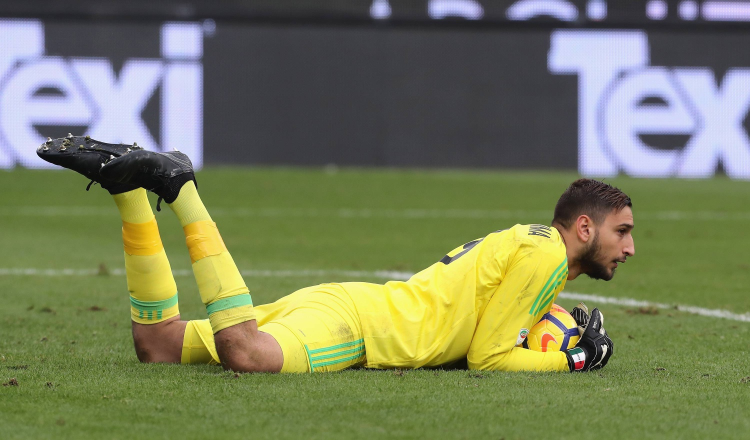
#> input picture motion-analysis/goalkeeper.jpg, 1500 x 880 px, given in place of the camera (shown at 1/2 size)
$ python Mean_Shift_object_tracking.py
#> lines starting #> are read from the running program, lines starting #| are printed output that depends on the picture
import numpy as np
import cv2

# Initialize webcam
cap = cv2.VideoCapture(0)

# take first frame of the video
ret, frame = cap.read()
#> frame is the input picture: shape (880, 1500, 3); mean B, G, R 91.4, 127.5, 121

# setup default location of window
r, h, c, w = 240, 100, 400, 160
track_window = (c, r, w, h)

# Crop region of interest for tracking
roi = frame[r:r + h, c:c + w]
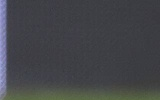
#> roi: shape (100, 160, 3); mean B, G, R 73.4, 69.6, 68


while True:

    # Read webcam frame
    ret, frame = cap.read()

    if ret == True:
        # Convert cropped window to HSV color space
        hsv_roi = cv2.cvtColor(roi, cv2.COLOR_BGR2HSV)
#> hsv_roi: shape (100, 160, 3); mean H, S, V 105.5, 27.9, 75.7

        # Create a mask between the HSV bounds
        lower_purple = np.array([90, 120, 120])
        upper_purple = np.array([120, 255, 255])
        mask = cv2.inRange(hsv_roi, lower_purple, upper_purple)
#> mask: shape (100, 160); every value is 0

        # Obtain the color histogram of the ROI
        roi_hist = cv2.calcHist([hsv_roi], [0], mask, [180], [0, 180])
#> roi_hist = 180 values from 0 to 0

        # Normalize values to lie between the range 0, 255
        cv2.normalize(roi_hist, roi_hist, 0, 255, cv2.NORM_MINMAX)

        # Setup the termination criteria
        # We stop calculating the centroid shift after ten iterations
        # or if the centroid has moved at least 1 pixel
        term_crit = (cv2.TERM_CRITERIA_EPS | cv2.TERM_CRITERIA_COUNT, 10, 1)

        # Convert to HSV
        hsv = cv2.cvtColor(frame, cv2.COLOR_BGR2HSV)
#> hsv: shape (880, 1500, 3); mean H, S, V 67.1, 91.9, 137.3

        # Calculate the histogram back projection
        # Each pixel's value is it's probability
        dst = cv2.calcBackProject([hsv], [0], roi_hist, [0, 180], 1)
#> dst: shape (880, 1500); every value is 0

        # apply meanshift to get the new location
        ret, track_window = cv2.meanShift(dst, track_window, term_crit)
#> ret = 0; track_window = (400, 240, 160, 100)

        # Draw it on image
        x, y, w, h = track_window
#> x = 400; y = 240; w = 160; h = 100
        img2 = cv2.rectangle(frame, (x, y), (x + w, y + h), 255, 2)

        cv2.imshow('Meansift Tracking', img2)

        if cv2.waitKey(1) == 13:  # 13 is the Enter Key
#> (key Esc is pressed here)
            break

    else:
        break

cv2.destroyAllWindows()
cap.release()
